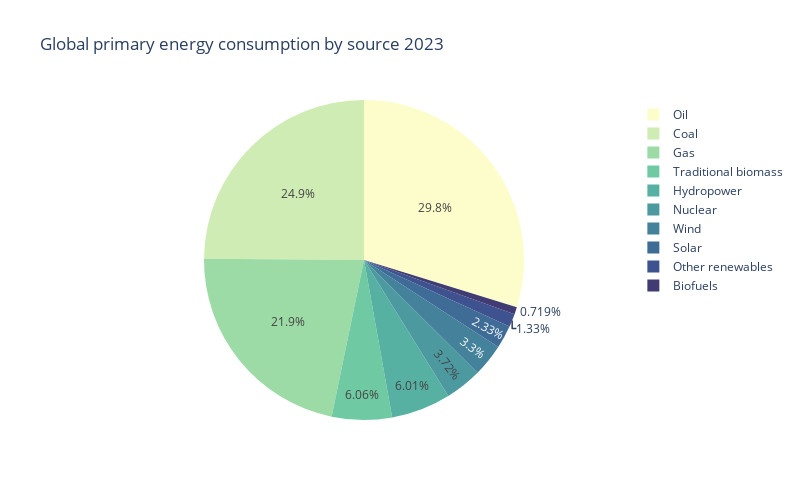

The notebook cell saved with this chart:
### Markdown cell above
3. Customise the colors used in the scatter by using the input `color_discrete_sequence`

### Code cell
fig = px.pie(df, values='Consumption', names='Source', 
              color_discrete_sequence=px.colors.sequential.deep,
              width=800, height=500,
              title='Global primary energy consumption by source 2023')
fig.show()

### Figure 1 — Plotly figure (JSON) as saved in the notebook; plotly's stock layout.template omitted (floating-point values rounded to 4 significant figures)
{"data": [{"domain": {"x": [0, 1], "y": [0, 1]}, "hovertemplate": "Source=%{label}<br>Consumption=%{value}<extra></extra>", "labels": ["Other renewables", "Biofuels", "Solar", "Wind", "Hydropower", "Nuclear", "Gas", "Oil", "Coal", "Traditional biomass"], "legendgroup": "", "name": "", "showlegend": true, "type": "pie", "values": [2428.0, 1318.0, 4264.0, 6040.0, 11010.0, 6824.0, 40100.0, 54564, 45560.0, 11111]}], "layout": {"height": 500, "legend": {"tracegroupgap": 0}, "piecolorway": ["rgb(253, 253, 204)", "rgb(206, 236, 179)", "rgb(156, 219, 165)", "rgb(111, 201, 163)", "rgb(86, 177, 163)", "rgb(76, 153, 160)", "rgb(68, 130, 155)", "rgb(62, 108, 150)", "rgb(62, 82, 143)", "rgb(64, 60, 115)", "rgb(54, 43, 77)", "rgb(39, 26, 44)"], "title": {"text": "Global primary energy consumption by source 2023"}, "width": 800}}
